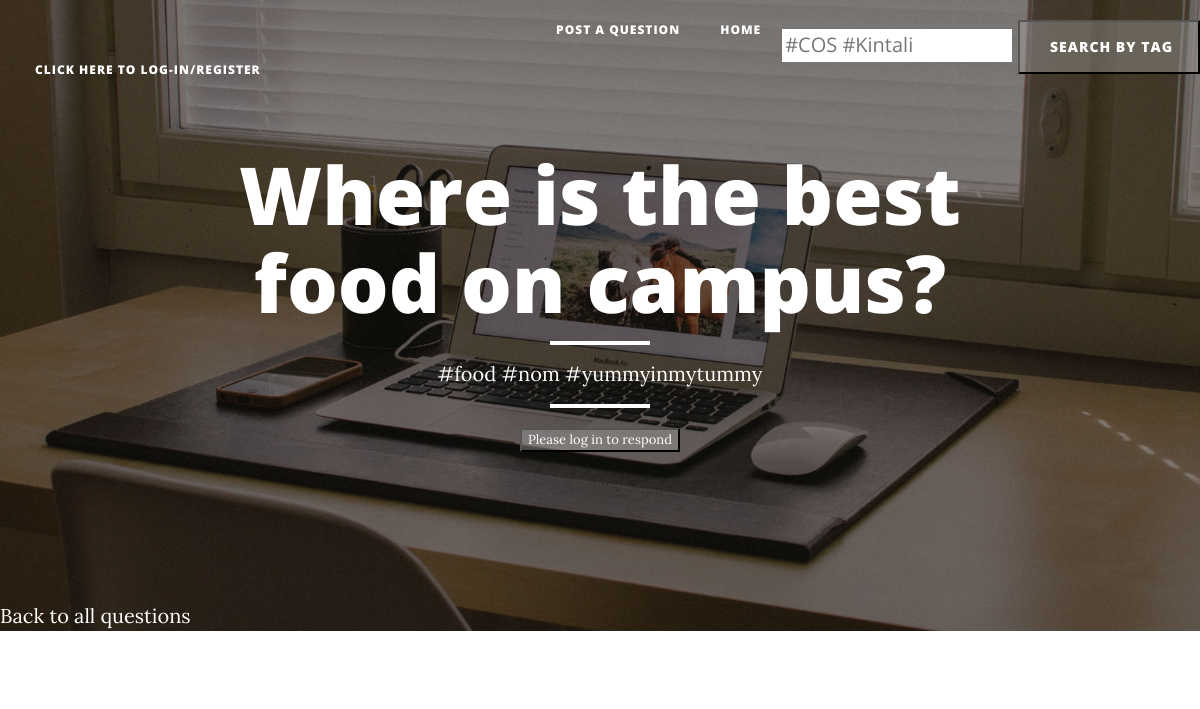
/blog/34/, run on the app's committed database.
### blog/models.py (models this page shows, shortened)
class Question(models.Model):
    blocked_by = models.OneToOneField(User, blank=True, null=True)
    text = models.TextField()
    created_at = models.DateTimeField()
    blockedOrNot = models.BooleanField(default = False)
    inappropriateCount = models.IntegerField(
        default=0,
        verbose_name= "Inappropriate")
    inappropriateId = models.ManyToManyField(User, related_name = 'flagged_questions')
    objects = managers.QuestionManager()
    class Meta:
        verbose_name = "Question"
        verbose_name_plural = "Questions"

class Tag(models.Model):
    questions = models.ManyToManyField(Question, related_name = 'tags')
    text = models.CharField(max_length = 30)
    objects = managers.TagManager()
    class Meta:
        verbose_name = "Tag"
        verbose_name_plural = "Tags"
        ordering = ("text",)

### blog/views.py (the view)
# urls.py: url(r'^(?P<question_id>\d+)/$', views.getq, name='questions'),
def getq(request, question_id):
    try:
        question = Question.objects.get(pk=question_id)
    except Question.DoesNotExist:
        raise Http404("Question does not exist")
    try:
    	flagged_q = Question.objects.get(pk=request.POST['flag_q'])
    	user  = request.user
    	flagged_q.inappropriateCount += 1
    	flagged_q.inappropriateId.add(user)
    	flagged_q.save()
    	user.flagged_questions.add(flagged_q)
    	user.save()
    except:
    	pass
    try:
    	unflagged_q = Question.objects.get(pk=request.POST['unflag_q'])
    	user  = request.user
    	unflagged_q.inappropriateCount -= 1
    	unflagged_q.inappropriateId.remove(user)
    	unflagged_q.save()
    	user.flagged_questions.remove(unflagged_q)
    	user.save()
    except:
    	pass
    try:
    	user  = request.user
    	flagged_question_list = user.flagged_questions.all()
    except:
    	flagged_question_list = []
    try:
    	helpful_answer = Answer.objects.get(pk=request.GET['helpful'])
    	user = request.user
    	helpful_answer.helpfulCount += 1
    	helpful_answer.helpfulId.add(user)
    	helpful_answer.save()
    	user.helpful_responses.add(helpful_answer)
    	user.save()
    except:
    	pass
    try:
    	user = request.user
    	helpful_responses_list = user.helpful_responses.all()
    except:
    	helpful_responses_list = []
    try:
    	unhelpful_answer = Answer.objects.get(pk=request.GET['unhelpful'])
    	user = request.user
    	unhelpful_answer.helpfulCount -= 1
    	unhelpful_answer.helpfulId.remove(user)
    	unhelpful_answer.save()
    	user.helpful_responses.remove(unhelpful_answer)
    	user.save()
    except:
    	pass
    try:
    	inapp_answer = Answer.objects.get(pk=request.GET['inapp'])
    	user = request.user
    	inapp_answer.inappropriateCount += 1
    	inapp_answer.inappropriateId.add(user)
    	inapp_answer.save()
    	inapp_answer.user.profile.inappropriateCount += 1
    	inapp_answer.user.profile.save()
    	user.inappropriate_responses.add(inapp_answer)
    	user.save()
    except:
    	pass
    try:
    	user = request.user
    	inapp_responses_list = user.inappropriate_responses.all()
    except:
    	inapp_responses_list = []
    try:
    	un_inapp_answer = Answer.objects.get(pk=request.GET['uninapp'])
    	user = request.user
    	un_inapp_answer.inappropriateCount -= 1
    	un_inapp_answer.inappropriateId.remove(user)
    	un_inapp_answer.save()
    	un_inapp_answer.user.profile.inappropriateCount -= 1
    	un_inapp_answer.user.profile.save()
    	user.inappropriate_responses.remove(un_inapp_answer)
    	user.save()
    except:
    	pass
    template = loader.get_template('blog/getquestion.html')
    context = {
    	'question': question,
    	'user': request.user,
    	'flagged_question_list': flagged_question_list,
    	'helpful_responses_list': helpful_responses_list,
    	'inapp_responses_list': inapp_responses_list,
    	}
    return HttpResponse(template.render(context, request))

### blog/templates/blog/getquestion.html (shortened to what this page needs)
{% load staticfiles %}
<!DOCTYPE html>
<html lang="en">
<head>
    <link href="{% static 'vendor/bootstrap/css/bootstrap.min.css' %}" rel="stylesheet">
    <link href="{% static 'css/clean-blog.css' %}" rel="stylesheet">
    <link href="{% static 'vendor/font-awesome/css/font-awesome.mincss' %}" rel="stylesheet" type="text/css">
</head>
<body>
    <nav class="navbar navbar-default navbar-custom navbar-fixed-top">
        <div class="container-fluid">
            <div class="collapse navbar-collapse" id="bs-example-navbar-collapse-1">
                <ul class="nav navbar-nav navbar-left">
                <li>
                     <a href="{% url 'blog:editprofile' %}">
                    {% if user.is_authenticated %}
                        Currently logged in as {{user.profile.handle}}. </a>
                        <li>
                        <a href="/accounts/logout">Log out</a>
                        </li>
                    {% else %}
                    <a href="{% url 'blog:loginpage' %}">Click here to Log-in/Register</a>
                    {% endif %}
                    </li>
                </ul>
                <ul class="nav navbar-nav navbar-right">
                    <li>
                        <a href="{% url 'blog:postaq' %}">Post a question</a>
                    </li>
                    <li>
                        <a href="{% url 'blog:index' %}">Home</a>
                    </li>
                    <li>
                          <form action="{% url 'blog:filter' %}" method="get">
                            <input type="text" name="tags" placeholder="#COS #Kintali" value="">
                            <input type="submit" value=" Search by tag">
                        </form>
                    </li>
                </ul>
            </div>
        </div>
    </nav>
    <header class="intro-header" style="background-image: url('{% static "img/home-bg.jpg"%}')">
        <div class="container">
            <div class="row">
                <div class="col-lg-8 col-lg-offset-2 col-md-10 col-md-offset-1">
                    <div class="site-heading">
                        <h1>{{question.text}}</h1>
                        <hr class="small">
                        {% for tag in question.tags.all %}
                          <a class="tag" href="{% url 'blog:filtertag' tag.text %}">
                             {{tag.text}}
                          </a>
                        {% endfor %}
                        <hr class="small">
                        {% if user.is_authenticated and not user.profile.blockedOrNot %}
                        <form method="post" action="{% url 'blog:update_responses' %}#resp_results{{question.id}}">
                          {% csrf_token %}
                            <input type="button" class="headerbtn" id="btn" value="Submit a response" onclick="add_input(btn)">
                        </form>
                        {% else %}
                        <form action="{% url 'blog:loginpage' %}" method="get">
                          <button class="headerbtn" name="login" value="{{question.id}}">Please log in to respond</button>
                        </form>
                        {% endif %}
                    </div>
                </div>
            </div>
        </div>
        <a href="{% url 'blog:index' %}" class="inimage">Back to all questions</a>
    </header>
    {% load el_pagination_tags %}
    <div class="container">
        <div class="row">
            <div class="col-lg-8 col-lg-offset-2 col-md-10 col-md-offset-1">
            </div>
        </div>
    </div>

### blog/static/css/clean-blog.css (style rules this page uses)
body { font-family: 'Lora', 'Times New Roman', serif; font-size: 20px; color: #333333; }
h1, h2, h3, h4, h5, h6 { font-family: 'Open Sans', 'Helvetica Neue', Helvetica, Arial, sans-serif; font-weight: 800; }
a[class=inimage] { color: #FFFFFF; }
a { color: #333333; }
a[class=tag] { color: #FFFFFF; }
button[class=headerbtn] { color: #FFFFFF; font-size: small; background-color: rgba(170, 170, 170, 0.39); }
hr.small { max-width: 100px; margin: 15px auto; border-width: 4px; border-color: white; }
.navbar-custom { position: absolute; top: 0; left: 0; width: 100%; z-index: 3; font-family: 'Open Sans', 'Helvetica Neue', Helvetica, Arial, sans-serif; }
.navbar-custom .nav li a { text-transform: uppercase; font-size: 12px; font-weight: 800; letter-spacing: 1px; }
@media only screen and (min-width: 768px) { .navbar-custom { background: transparent; border-bottom: 1px solid transparent; } }
@media only screen and (min-width: 768px) { .navbar-custom .nav li a { color: white; padding: 20px; } }
@media only screen and (min-width: 1170px) { .navbar-custom { -webkit-transition: background-color 0.3s; -moz-transition: background-color 0.3s; transition: background-color 0.3s; -webkit-transform: translate3d(0, 0, 0); -moz-transform: translate3d(0, 0, 0); -ms-transform: translate3d(0, 0, 0); -o-transform: translate3d(0, 0, 0); transform: translate3d(0, 0, 0); -webkit-backface-visibility: hidden; backface-visibility: hidden; } }
.intro-header { background-color: #777777; background: no-repeat center center; background-attachment: scroll; -webkit-background-size: cover; -moz-background-size: cover; background-size: cover; -o-background-size: cover; margin-bottom: 50px; }
.intro-header .site-heading, .intro-header .post-heading, .intro-header .page-heading { padding: 100px 0 50px; color: white; }
@media only screen and (min-width: 768px) { .intro-header .site-heading, .intro-header .post-heading, .intro-header .page-heading { padding: 150px 0; } }
.intro-header .site-heading, .intro-header .page-heading { text-align: center; }
.intro-header .site-heading h1, .intro-header .page-heading h1 { margin-top: 0; font-size: 50px; }
@media only screen and (min-width: 768px) { .intro-header .site-heading h1, .intro-header .page-heading h1 { font-size: 80px; } }
body { -webkit-tap-highlight-color: #0085A1; }
input[type=submit] { margin: 20px 0 0; }
input[type=submit] li > a, input[type=submit] { font-family: 'Open Sans', 'Helvetica Neue', Helvetica, Arial, sans-serif; text-transform: uppercase; font-size: 14px; font-weight: 800; letter-spacing: 1px; padding: 15px 25px; border-radius: 0; border-style: 1px solid; color: white; background-color: rgba(170, 170, 170, 0.39);; }

### data on the page
Question: text "Where is the best food on campus?"
Tag: text "#food"
Tag: text "#nom"
Tag: text "#yummyinmytummy"
